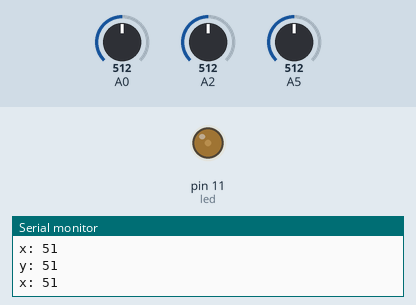
The sketch below on a simulated Arduino Uno, built with avr-gcc and run on an emulated ATmega328P. Shown: output pins drawn as LEDs (lit = HIGH), the last lines printed to the serial monitor. Dashed ring = blinking. The test bench sets the inputs (shaded band); at power-on: A5 = 512, A0 = 512, A2 = 512.

Above: at 1.2 s.
1.3 s: A5 set to 716
At 2.08 s:
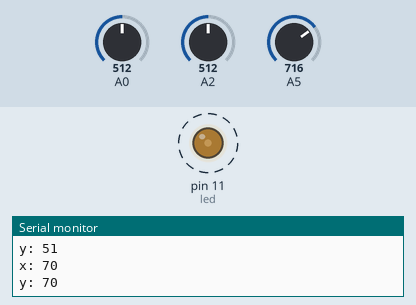
4.3 s: A0 set to 399
7.3 s: A0 set to 388
At 7.7 s:
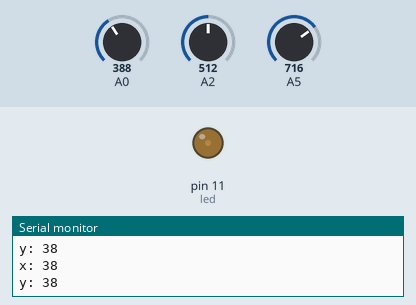
8.8 s: A0 set to 716
At 10.2 s:
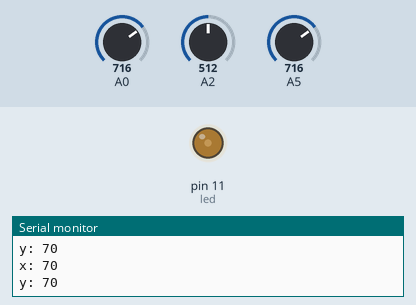
Timing chart, 0 to 11.3 s (numbered marks = the images above; inputs shaded):
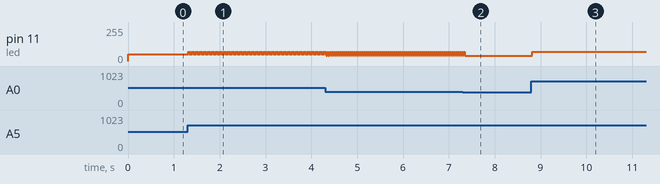

The sketch:

joy_stick2.ino
```cpp
//#define x A0
int x;
#define led 11
//#define y A1
int y;

void setup() {
  // put your setup code here, to run once:
  Serial.begin(9600);
  pinMode(led,OUTPUT);
}

void loop() {
  // put your main code here, to run repeatedly:
    x=map(analogRead(x),0,1023,1,101);
    y=map(analogRead(y),0,1023,1,101);
  Serial.print("x: ");
  Serial.println(x);
  Serial.print("y: ");
  Serial.println(y);
  analogWrite(led,y);
//  delay(1000);

}
```

Measured:
- the behaviour switches between 389 and 388 on A0 (found by bisection; images 1 and 2)
- after the input at 1.3 s, pin 11 (led): alternates 70/255 for 0.01 s and 51/255 for 0.01 s, starting at once
- after the input at 7.3 s, pin 11 (led): goes on until 7.3 s, then stays 38/255
- after the input at 8.8 s, pin 11 (led): 38/255 → 70/255 at once
